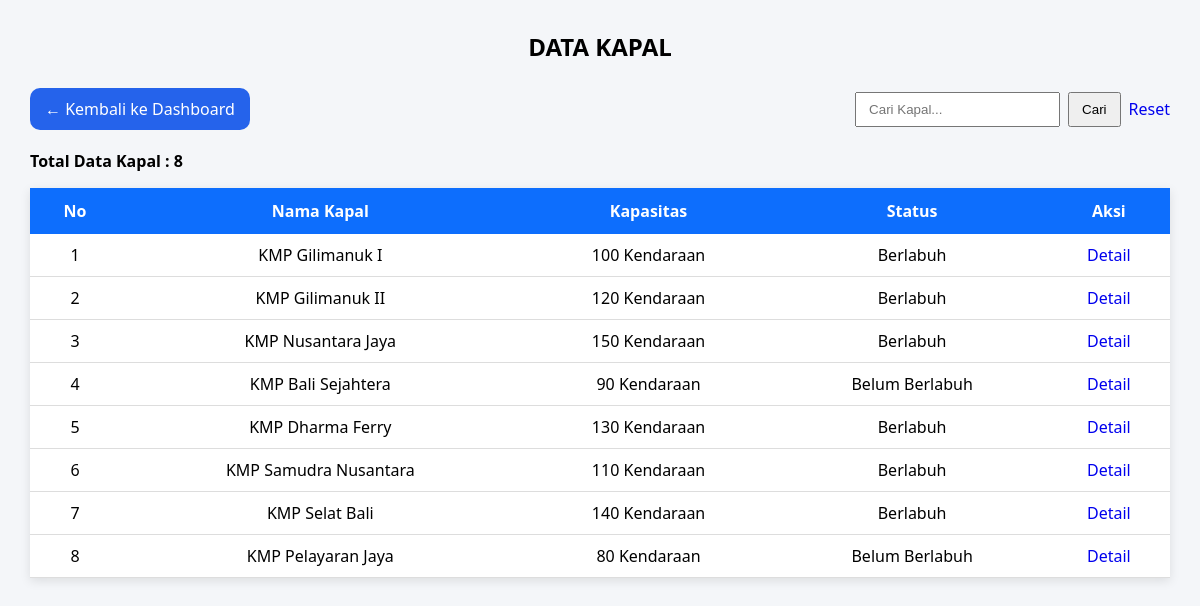
The page /admin/kapal/index.php on the database its author committed.
### tables this page shows
CREATE TABLE kapal (
    id_kapal INT AUTO_INCREMENT PRIMARY KEY,
    id_user INT NOT NULL,
    nama_kapal VARCHAR(100) NOT NULL,
    kapasitas INT NOT NULL,
    status ENUM('Aktif','Tidak Aktif') DEFAULT 'Aktif',

    FOREIGN KEY (id_user)
    REFERENCES users(id_user)
);

### admin/kapal/index.php (the view, shortened to what this page needs)
<?php
include '../../config/koneksi.php';
$keyword = isset($_GET['keyword']) ? $_GET['keyword'] : '';
if ($keyword != '') {
    $data = mysqli_query(
        $koneksi,
        "SELECT * FROM kapal
        WHERE nama_kapal LIKE '%$keyword%'"
    );
} else {
    $data = mysqli_query(
        $koneksi,
        "SELECT * FROM kapal"
    );
}
$total_kapal = mysqli_num_rows($data);
?>
<!DOCTYPE html>
<html>
<head>
    <link rel="stylesheet" href="../../assets/css/table.css">
</head>
<body>
<div class="container">
    <div class="judul">
        <h2>DATA KAPAL</h2>
    </div>
    <div class="header-kapal">
        <a href="../dashboard.php" class="btn-dashboard">
            ← Kembali ke Dashboard
        </a>
        <form method="GET" class="search-box">
            <input
                type="text"
                name="keyword"
                placeholder="Cari Kapal..."
                value="<?= $keyword; ?>"
            >
            <button type="submit">
                Cari
            </button>
            <a href="index.php">
                Reset
            </a>
        </form>
    </div>
    <p>
        <b>Total Data Kapal : <?= $total_kapal; ?></b>
    </p>
    <table>
        <tr>
            <th>No</th>
            <th>Nama Kapal</th>
            <th>Kapasitas</th>
            <th>Status</th>
            <th>Aksi</th>
        </tr>
        <?php
        $no = 1;
        if ($total_kapal > 0) {
            while ($row = mysqli_fetch_assoc($data)) {
        ?>
        <tr>
            <td><?= $no++; ?></td>
            <td><?= $row['nama_kapal']; ?></td>
            <td><?= $row['kapasitas']; ?> Kendaraan</td>
            <td>
                <?= ($row['status'] == 'Aktif')
                    ? 'Berlabuh'
                    : 'Belum Berlabuh'; ?>
            </td>
            <td>
                <a href="detail.php?id=<?= $row['id_kapal']; ?>">
                    Detail
                </a>
            </td>
        </tr>
        <?php
            }
        } ?>
    </table>
</div>
</body>
</html>

### assets/css/table.css (style rules this page uses)
body { background:#f4f6f9; font-family:Segoe UI, sans-serif; margin:30px; }
h2 { text-align:center; margin-bottom:25px; }
table { width:100%; border-collapse:collapse; background:white; box-shadow:0 3px 10px rgba(0,0,0,.1); }
table th { background:#0d6efd; color:white; padding:12px; text-align:center; }
table td { padding:10px; border-bottom:1px solid #ddd; text-align:center; }
a { text-decoration:none; }

### admin/kapal/index.php (style rules this page uses)
.judul { text-align:center; margin-bottom:20px; }
.header-kapal { display:flex; justify-content:space-between; align-items:center; margin-bottom:20px; }
.btn-dashboard { display:inline-block; background:#2563eb; color:white; text-decoration:none; padding:10px 15px; border-radius:10px; font-weight:500; }
.search-box { display:flex; align-items:center; gap:8px; }
.search-box input { padding:8px 12px; }
.search-box button { padding:8px 12px; cursor:pointer; }

### rows shown on the page
kapal: nama_kapal "KMP Gilimanuk I", kapasitas "100", status "Berlabuh"
kapal: nama_kapal "KMP Gilimanuk II", kapasitas "120", status "Berlabuh"
kapal: nama_kapal "KMP Nusantara Jaya", kapasitas "150", status "Berlabuh"
kapal: nama_kapal "KMP Bali Sejahtera", kapasitas "90", status "Belum Berlabuh"
kapal: nama_kapal "KMP Dharma Ferry", kapasitas "130", status "Berlabuh"
kapal: nama_kapal "KMP Samudra Nusantara", kapasitas "110", status "Berlabuh"
kapal: nama_kapal "KMP Selat Bali", kapasitas "140", status "Berlabuh"
kapal: nama_kapal "KMP Pelayaran Jaya", kapasitas "80", status "Belum Berlabuh"

### other values the page prints
$total_kapal "8"
